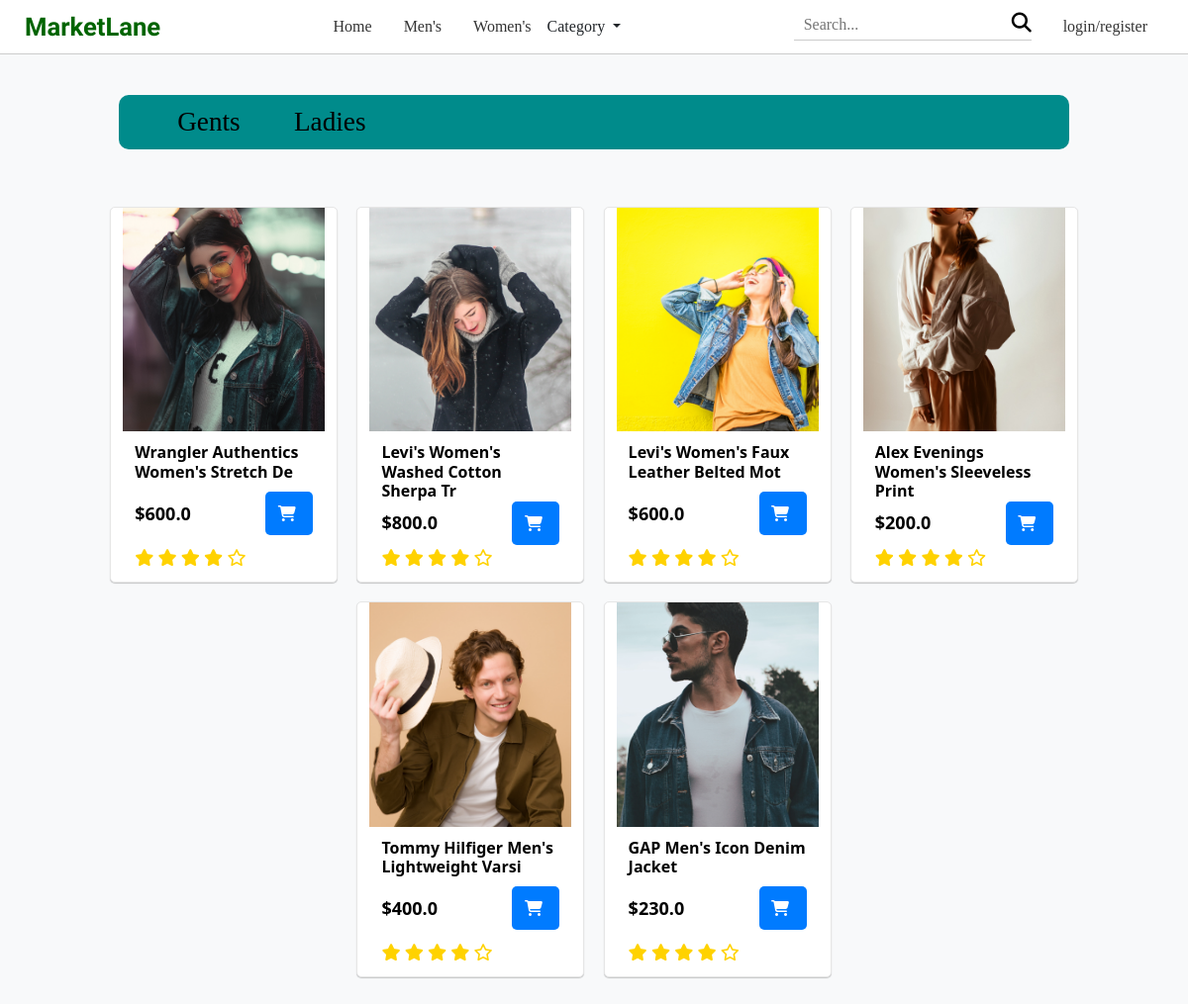
/product/category/cloth/, run on the app's committed database.
### core/models.py (models this page shows, shortened)
class Product(models.Model):
    title = models.CharField(max_length=100)
    selling_price = models.FloatField()
    discounted_price = models.FloatField(null=True, blank=True)
    description = models.TextField()
    category = models.CharField(choices=CATEGORY_CHOICES, max_length=2)
    gender = models.CharField(choices=GENDER_CHOICES, max_length=1)
    product_image = models.ImageField(upload_to='product images')

### core/views.py (the view)
# urls.py: path('product/category/<slug:data>/', views.CatergoryView.as_view(), name='category_view'),
class CatergoryView(View):
    def get(self, request, data, *args, **kwargs):
        if data == 'cloth':
            prod_obj = Product.objects.filter(category='CL')
            my_dict['pro_cat']='CL'
        elif data == 'shoes':
            prod_obj = Product.objects.filter(category='SH')
            my_dict['pro_cat']='SH'
        elif data == 'sunglass':
            prod_obj = Product.objects.filter(category='SG')
            my_dict['pro_cat']='SG'
        cart = 0
        if self.request.user.is_authenticated:
            cart = len(ProductCart.objects.filter(user=self.request.user))
        context = {
            'data':prod_obj,
            'cart':cart
        }
        return render(request, 'core/category_view.html', context)

### core/templates/core/category_view.html (shortened to what this page needs)
{% extends "core/base.html" %}
{% load static %}
{% block body-content %}
<div class="d-flex flex-column align-items-center justify-content-center my-md-5">
    <div class="sub-nav my-5">
        <button type='button' class="" id="gents_prod">Gents</button>
        <button type='button' class="" id="ladies_prod">Ladies</button>
    </div>
    <div class="row justify-content-center" id="cat-gender-view">
        {% for product in data %}
        <div class="product-card">
          <a href="{% url 'product_view' product.id %}" class="product-image">
            <img src="{{product.product_image.url}}" alt="{{product.title}}">
          </a>
          <div class="product-info">
            <h3 class="product-title">{{product.title|slice:":38"}}</h3>
            <p class="product-price row align-items-center">${{product.selling_price}}
              <button class="cart-btn" data-id={{product.id}}>
                <i class="fas fa-shopping-cart"></i>
              </button>
            </p>
            <div class="product-card-rating">
              <i class="fa fa-star"></i>
              <i class="fa fa-star"></i>
              <i class="fa fa-star"></i>
              <i class="fa fa-star"></i>
              <i class="far fa-star"></i>
            </div>
          </div>
        </div>
      {% endfor %}
    </div>
</div>
{% endblock body-content %}

### core/static/core/css/style.css (style rules this page uses)
* { padding: 0; margin: 0; box-sizing: border-box; }
body { background-color: rgb(239 238 238) !important; position: relative; display: flex; flex-direction: column; justify-content: center; }
.product-info { padding: 12px; height: 40%; display: flex; flex-direction: column; justify-content: space-between; }
.product-title { margin: 0; font-size: 1em; font-weight: bold; }
.product-price { margin: 0; font-size: 18px; font-weight: bold; }
.product-info p { margin: 0; padding: 0; }
.product-card { position: relative; display: flex; flex-direction: column; justify-content: space-between; width: 230px; height: 380px; border: 1px solid #e6e6e6; border-radius: 5px; overflow: hidden; box-shadow: 0px 1px 1px rgba(0, 0, 0, 0.2); margin: 0.6em; text-decoration: none; color: black; background-color: white !important; transition: all .1s; }
.product-card .product-image { position: relative; height: 60%; background-color: #f7f7f7; text-decoration: none; color: black; }
.product-card .product-image img { width: 100%; height: 100%; object-fit: cover; }
.cart-btn { background-color: #007bff; color: #fff; border: none; border-radius: 5px; padding: 10px; font-size: 16px; cursor: pointer; display: inline-block; width: 3em; margin-left: auto; }
.fa-shopping-cart { margin-right: 5px; }
.product-card-rating { margin: 0 0; }
.product-card-rating i { color: #ffd200; font-size: 17px; }
.sub-nav { padding: 0 2em; display: flex; align-items: center; height: 55px; width: 80vw; background-color: darkcyan; border-radius: 10px; }
.sub-nav button { color: black; font-size: 1.7em; font-family: cursive; margin: 0 1em; font-weight: 500; border: none; outline: none; background: transparent; }

### data on the page
Product: product_image (picture), title "Wrangler Authentics Women's Stretch De", selling_price "600.0"
Product: product_image (picture), title "Levi's Women's Washed Cotton Sherpa Tr", selling_price "800.0"
Product: product_image (picture), title "Levi's Women's Faux Leather Belted Mot", selling_price "600.0"
Product: product_image (picture), title "Alex Evenings Women's Sleeveless Print", selling_price "200.0"
Product: product_image (picture), title "Tommy Hilfiger Men's Lightweight Varsi", selling_price "400.0"
Product: product_image (picture), title "GAP Men's Icon Denim Jacket", selling_price "230.0"
